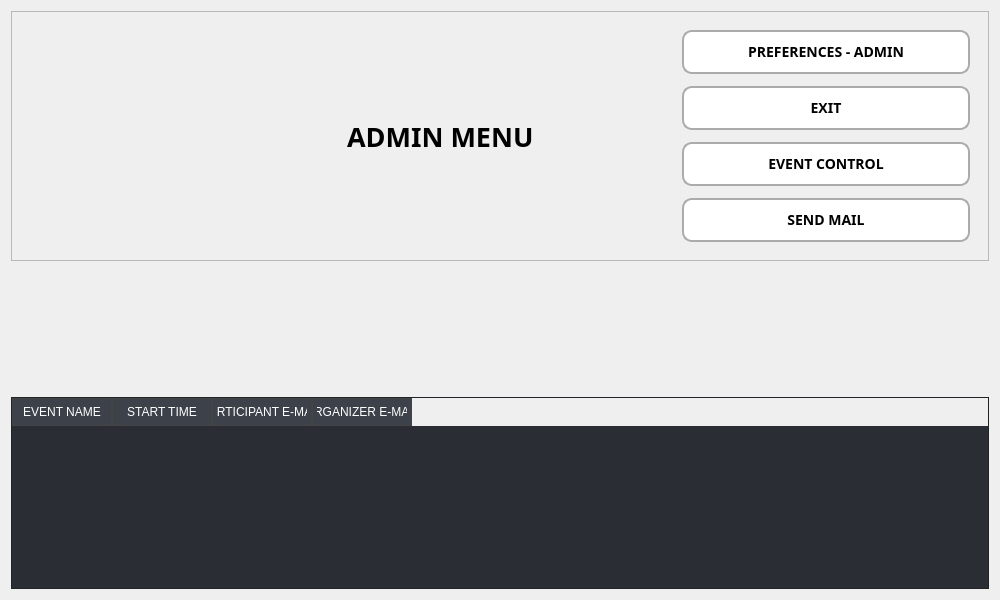
<?xml version="1.0" encoding="UTF-8"?>
<ui version="4.0">
 <class>Dialog</class>
 <widget class="QDialog" name="Dialog">
  <property name="geometry">
   <rect>
    <x>0</x>
    <y>0</y>
    <width>1000</width>
    <height>600</height>
   </rect>
  </property>
  <property name="windowTitle">
   <string>Dialog</string>
  </property>
  <layout class="QVBoxLayout" name="verticalLayout">
   <property name="spacing">
    <number>15</number>
   </property>
   <property name="contentsMargins">
    <left>10</left>
    <top>10</top>
    <right>10</right>
    <bottom>10</bottom>
   </property>
   <item>
    <widget class="QFrame" name="frame_header">
     <property name="font">
      <font>
       <family>Academy Engraved LET</family>
       <pointsize>12</pointsize>
      </font>
     </property>
     <property name="frameShape">
      <enum>QFrame::Shape::StyledPanel</enum>
     </property>
     <property name="frameShadow">
      <enum>QFrame::Shadow::Raised</enum>
     </property>
     <layout class="QHBoxLayout" name="horizontalLayout_2">
      <property name="spacing">
       <number>20</number>
      </property>
      <item>
       <widget class="QLabel" name="label_logo">
        <property name="pixmap">
         <pixmap>/Users/pinhanderler/Downloads/logo.png</pixmap>
        </property>
        <property name="scaledContents">
         <bool>true</bool>
        </property>
        <property name="minimumSize">
         <size>
          <width>150</width>
          <height>80</height>
         </size>
        </property>
       </widget>
      </item>
      <item>
       <widget class="QLabel" name="label_title">
        <property name="font">
         <font>
          <family>Arial Black</family>
          <pointsize>20</pointsize>
          <bold>true</bold>
         </font>
        </property>
        <property name="text">
         <string>ADMIN MENU</string>
        </property>
       </widget>
      </item>
      <item>
       <spacer name="horizontalSpacer" orientation="Qt::Horizontal"/>
      </item>
      <item>
       <widget class="QFrame" name="frame_content">
        <property name="maximumSize">
         <size>
          <width>320</width>
          <height>16777215</height>
         </size>
        </property>
        <layout class="QVBoxLayout" name="verticalLayout_2">
         <property name="spacing">
          <number>12</number>
         </property>
         <property name="contentsMargins">
          <left>5</left>
          <top>10</top>
          <right>5</right>
          <bottom>10</bottom>
         </property>
         <item>
          <widget class="QPushButton" name="pushButton_settings">
           <property name="text">
            <string>PREFERENCES - ADMIN</string>
           </property>
           <property name="styleSheet">
            <string notr="true">QPushButton{
background-color: rgb(255, 255, 255);
border-radius: 10px;
border: 2px solid rgb(171, 171, 171);
font-size: 14px;
font-weight: bold;
min-height: 40px;
}
QPushButton:hover {
    background-color: rgb(255, 226, 229);
}
QPushButton:pressed {
    background-color: rgb(218, 30, 60);
    color: rgb(255, 255, 255);
}</string>
           </property>
          </widget>
         </item>
         <item>
          <widget class="QPushButton" name="pushButton_exit">
           <property name="text">
            <string>EXIT</string>
           </property>
           <property name="styleSheet">
            <string notr="true">QPushButton{
background-color: rgb(255, 255, 255);
border-radius: 10px;
border: 2px solid rgb(171, 171, 171);
font-size: 14px;
font-weight: bold;
min-height: 40px;
}
QPushButton:hover {
    background-color: rgb(255, 226, 229);
}
QPushButton:pressed {
    background-color: rgb(218, 30, 60);
    color: rgb(255, 255, 255);
}</string>
           </property>
          </widget>
         </item>
         <item>
          <widget class="QPushButton" name="pushButton_event">
           <property name="text">
            <string>EVENT CONTROL</string>
           </property>
           <property name="styleSheet">
            <string notr="true">QPushButton{
background-color: rgb(255, 255, 255);
border-radius: 10px;
border: 2px solid rgb(171, 171, 171);
font-size: 14px;
font-weight: bold;
min-height: 40px;
}
QPushButton:hover {
    background-color: rgb(255, 226, 229);
}
QPushButton:pressed {
    background-color: rgb(218, 30, 60);
    color: rgb(255, 255, 255);
}</string>
           </property>
          </widget>
         </item>
         <item>
          <widget class="QPushButton" name="pushButton_mail">
           <property name="text">
            <string>SEND MAIL</string>
           </property>
           <property name="styleSheet">
            <string notr="true">QPushButton{
background-color: rgb(255, 255, 255);
border-radius: 10px;
border: 2px solid rgb(171, 171, 171);
font-size: 14px;
font-weight: bold;
min-height: 40px;
}
QPushButton:hover {
    background-color: rgb(255, 226, 229);
}
QPushButton:pressed {
    background-color: rgb(218, 30, 60);
    color: rgb(255, 255, 255);
}</string>
           </property>
          </widget>
         </item>
        </layout>
       </widget>
      </item>
     </layout>
    </widget>
   </item>
   <item>
    <spacer name="verticalSpacerHeader" orientation="Qt::Vertical">
     <property name="sizeHint" stdset="0">
      <size>
       <width>20</width>
       <height>20</height>
      </size>
     </property>
    </spacer>
   </item>
   <item>
    <widget class="QTableWidget" name="table_events">
     <property name="styleSheet">
      <string notr="true">QTableWidget {
    background-color: #2a2d33;
    color: white;
    gridline-color: #444;
    selection-background-color: #50555e;
}
QHeaderView::section {
    background-color: #3c414a;
    color: white;
    padding: 4px;
    border: 1px solid #444;
}</string>
     </property>
     <column>
      <property name="text">
       <string>EVENT NAME</string>
      </property>
     </column>
     <column>
      <property name="text">
       <string>START TIME</string>
      </property>
     </column>
     <column>
      <property name="text">
       <string>PARTICIPANT E-MAIL</string>
      </property>
     </column>
     <column>
      <property name="text">
       <string>ORGANIZER E-MAIL</string>
      </property>
     </column>
    </widget>
   </item>
  </layout>
 </widget>
 <resources/>
 <connections/>
</ui>
